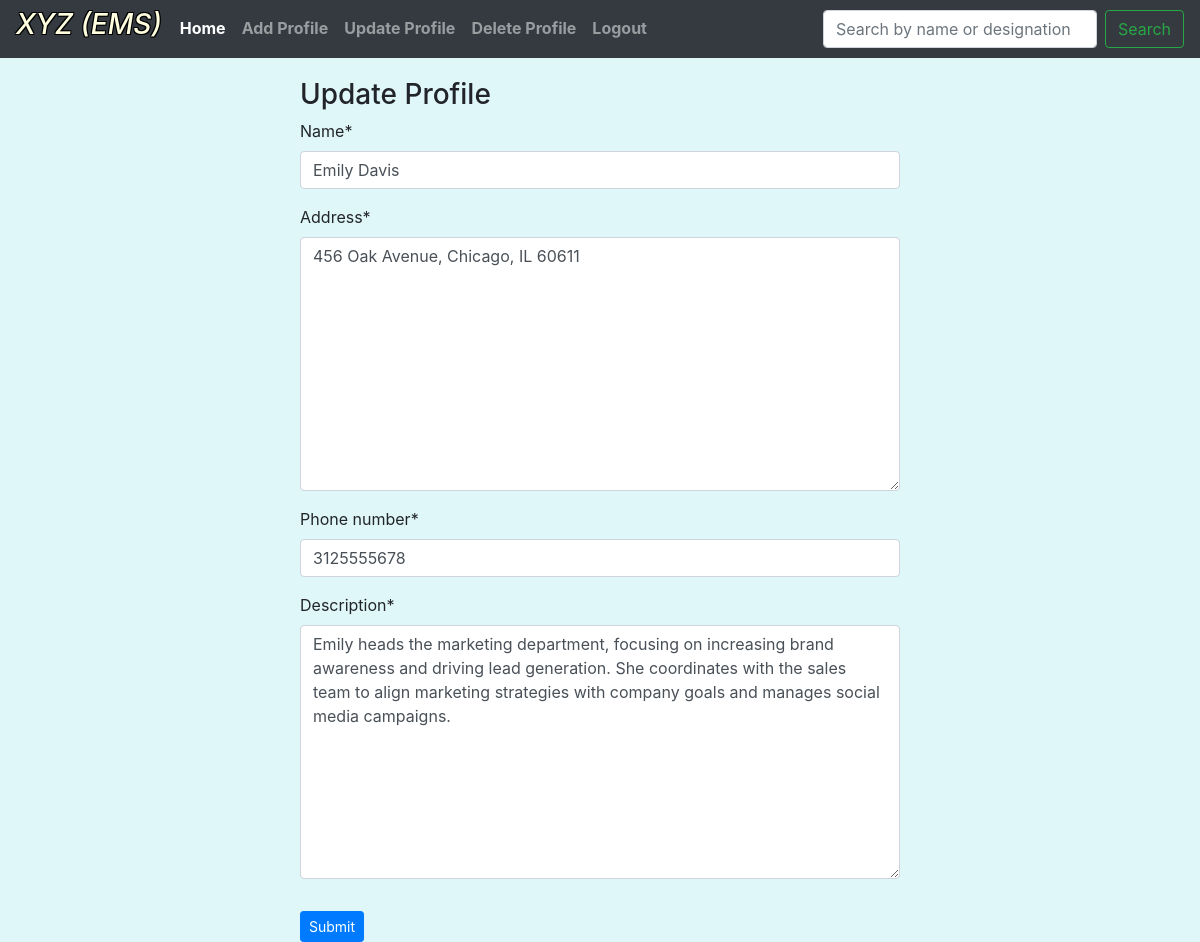
Screenshot of /user/update_profile/ (signed in) with the database file from the repository.
### user/models.py (models this page shows, shortened)
class Profile(models.Model):
    user = models.OneToOneField(User, on_delete=models.CASCADE)
    name = models.CharField(max_length=100)
    address = models.TextField()
    phone_number = models.CharField(max_length=15, validators=[validate_phone_number])
    salary = models.DecimalField(max_digits=10, decimal_places=2)
    designation = models.CharField(max_length=100)
    description = models.TextField()

### user/views.py (the view)
# urls.py: path("update_profile/", views.update_profile, name="update_profile"),
@login_required
def update_profile(request):
    try:
        profile = Profile.objects.get(user=request.user)
    except ObjectDoesNotExist:
        messages.error(request, "No profile found.")
        return redirect("add_profile")
    if request.method == "POST":
        form = UpdateProfile(request.POST, instance=profile)
        if form.is_valid():
            form.save()
            messages.success(request, "Profile has been updated.")
            return redirect("home")
        else:
            messages.error(request, "Invalid form submission.")
    else:
        form = UpdateProfile(instance=profile)
    return render(
        request, "update_profile.html", {"form": form, "type": "Update Profile"}
    )

### user/forms.py
class UpdateProfile(forms.ModelForm):
    class Meta:
        model = Profile
        exclude = ["user", "salary", "designation"]

### user/templates/update_profile.html
{% extends 'base.html'%} {% block content %} {% load crispy_forms_tags %}
<form
  action=""
  method="post"
  style="margin: auto; width: 50%; margin-top: 20px"
>
  <h3 class="fw-bold">{{type}}</h3>
  {% csrf_token %} {{ form | crispy }}
  <button class="btn btn-sm btn-primary mt-3" type="submit">Submit</button>
</form>
{% endblock %}

### templates/base.html (style rules this page uses)
body { background-color: #e0f7fa; }

### rows the page displays
Profile: name "Emily Davis", address "456 Oak Avenue, Chicago, IL 60611", phone_number "3125555678", description "Emily heads the marketing department, focusing on increasing brand awareness and driving lead generation. She coordinates with the sales team to align marketing strategies with company goals and manages social media campaigns."

### other values shown
{{ type }} "Update Profile"
